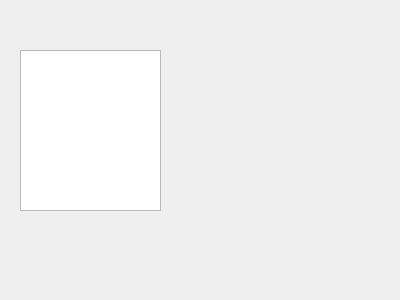
<?xml version="1.0" encoding="UTF-8"?>
<ui version="4.0">
 <class>Form</class>
 <widget class="QWidget" name="Form">
  <property name="geometry">
   <rect>
    <x>0</x>
    <y>0</y>
    <width>400</width>
    <height>300</height>
   </rect>
  </property>
  <property name="windowTitle">
   <string>Form</string>
  </property>
  <widget class="QStackedWidget" name="stackedWidget">
   <property name="geometry">
    <rect>
     <x>190</x>
     <y>60</y>
     <width>161</width>
     <height>131</height>
    </rect>
   </property>
   <property name="currentIndex">
    <number>0</number>
   </property>
   <widget class="QWidget" name="page"/>
   <widget class="QWidget" name="page_2"/>
  </widget>
  <widget class="QListWidget" name="listWidget">
   <property name="geometry">
    <rect>
     <x>20</x>
     <y>50</y>
     <width>141</width>
     <height>161</height>
    </rect>
   </property>
  </widget>
 </widget>
 <resources/>
 <connections/>
</ui>
